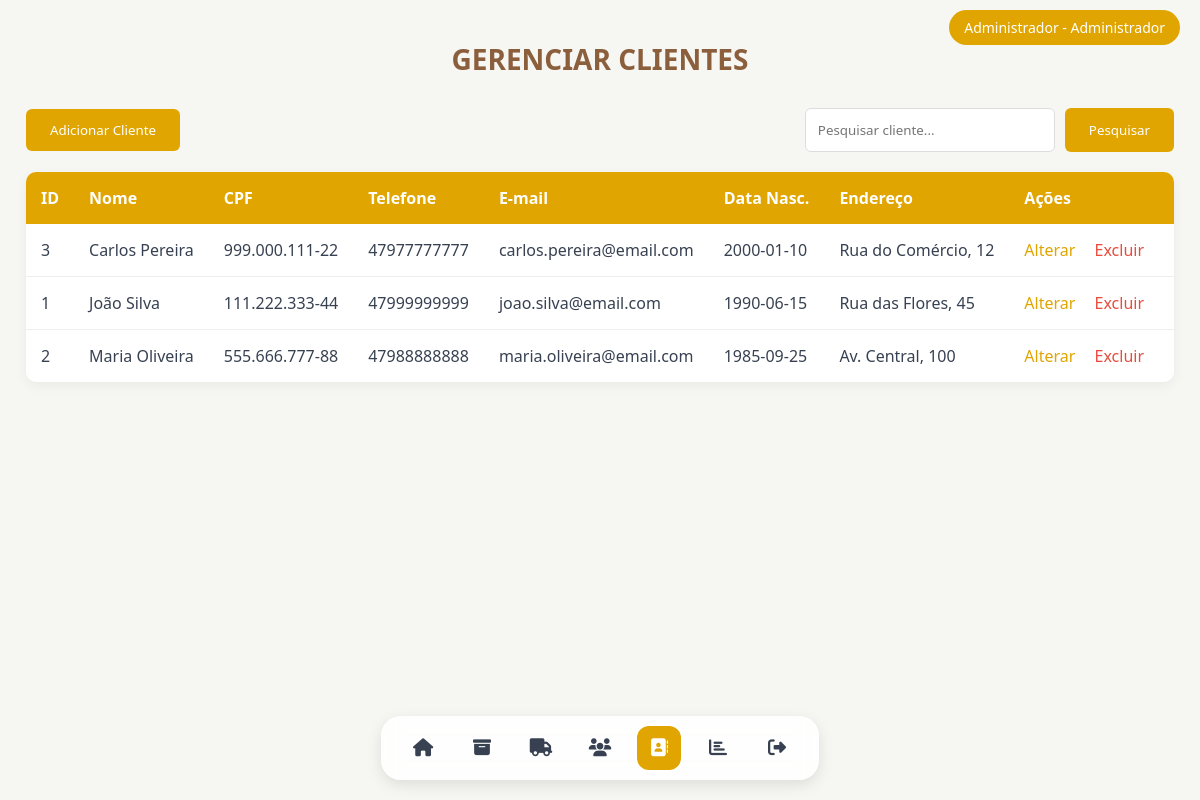
The page /TELAS/TELA_GERENCIAR_CLIENTES.php (signed in) on the database as committed earlier.
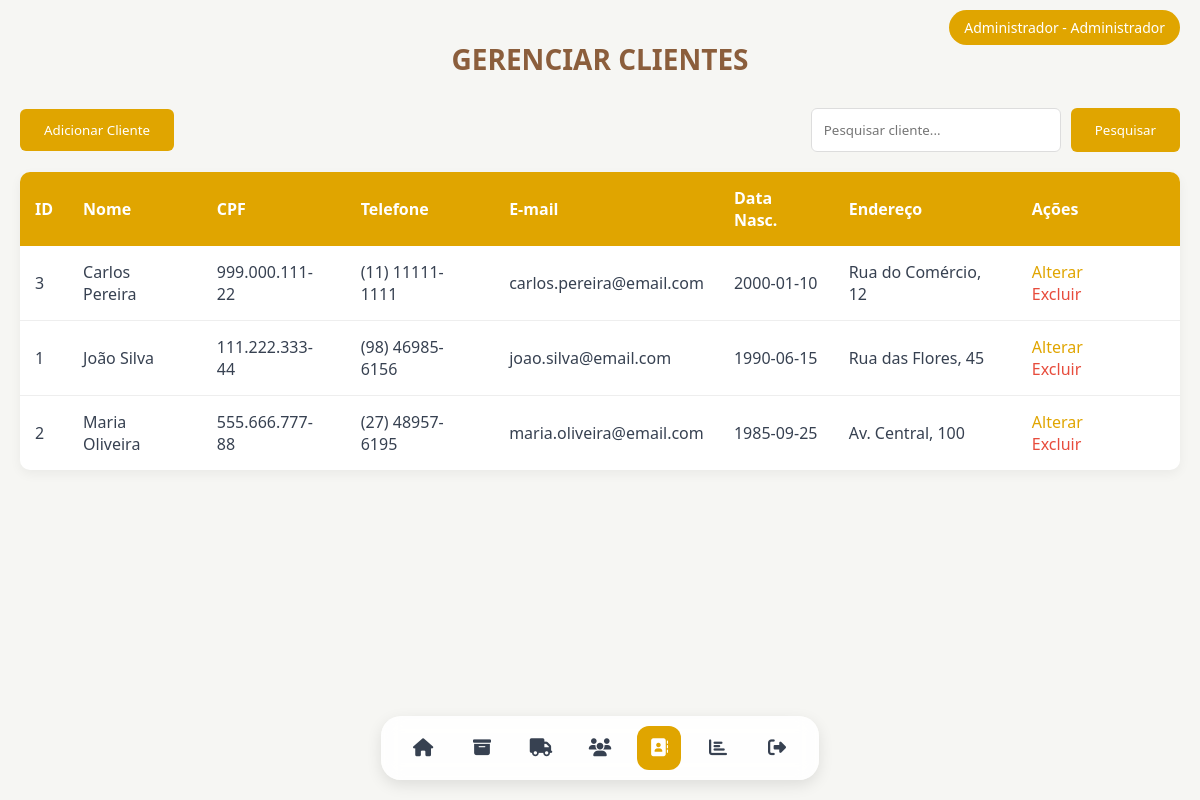
The same page on the database as committed later.
### tables this page shows
CREATE TABLE `cliente` (
  `id_cliente` int(11) NOT NULL,
  `Nome` varchar(150) NOT NULL,
  `CPF` varchar(14) NOT NULL,
  `Telefone` varchar(20) DEFAULT NULL,
  `Email` varchar(100) DEFAULT NULL,
  `Data_nascimento` date DEFAULT NULL,
  `Endereco` varchar(255) DEFAULT NULL
);

### TELAS/TELA_GERENCIAR_CLIENTES.php (the view, shortened to what this page needs)
<?php
include('../conexao.php');
function buscarClientes($pdo, $termo = null) {
    $sql = "SELECT * FROM cliente WHERE 1=1";
    $sql .= " ORDER BY Nome ASC";
    $stmt = $pdo->prepare($sql);
    $stmt->execute();
    return $stmt->fetchAll(PDO::FETCH_ASSOC);
}
$clientes = isset($_POST['busca']) ? buscarClientes($pdo, $_POST['busca']) : buscarClientes($pdo);
?>
<!DOCTYPE html>
<html lang="pt-br">
<head>
    <link rel="stylesheet" href="../ESTILOS/ESTILO_GERAL.css">
    <link rel="stylesheet" href="../ESTILOS/ESTILO_GERENCIAR_CLIENTES.css">
</head>
<body>
    <?php include("MENU.php"); ?>
    <main>
        <h1>GERENCIAR CLIENTES</h1>
        <div class="ops_cli">
            <button id="btnAdicionar" onclick="abrirModal('modalAdicionar')">Adicionar Cliente</button>
            <form action="TELA_GERENCIAR_CLIENTES.php" method="POST">
                <input type="text" name="busca" id="busca" placeholder="Pesquisar cliente...">
                <button type="submit">Pesquisar</button>
            </form>
        </div>
        <div class="tabela_cli">
            <?php if (!empty($clientes)): ?>
                <table class="table">
                    <thead>
                        <tr>
                            <th>ID</th>
                            <th>Nome</th>
                            <th>CPF</th>
                            <th>Telefone</th>
                            <th>E-mail</th>
                            <th>Data Nasc.</th>
                            <th>Endereço</th>
                            <th>Ações</th>
                        </tr>
                    </thead>
                    <tbody>
                        <?php foreach ($clientes as $cliente): ?>
                            <tr>
                                <td><?= htmlspecialchars($cliente['id_cliente']) ?></td>
                                <td><?= htmlspecialchars($cliente['Nome']) ?></td>
                                <td><?= htmlspecialchars($cliente['CPF']) ?></td>
                                <td><?= htmlspecialchars($cliente['Telefone']) ?></td>
                                <td><?= htmlspecialchars($cliente['Email']) ?></td>
                                <td><?= htmlspecialchars($cliente['Data_nascimento']) ?></td>
                                <td><?= htmlspecialchars($cliente['Endereco']) ?></td>
                                <td>
                                    <a href="TELA_GERENCIAR_CLIENTES.php?editar=<?= htmlspecialchars($cliente['id_cliente']) ?>">Alterar</a>
                                    <a href="TELA_GERENCIAR_CLIENTES.php?excluir=<?= htmlspecialchars($cliente['id_cliente']) ?>"
                                       class="excluir"
                                       onclick="return confirm('Tem certeza que deseja excluir este cliente?')">Excluir</a>
                                </td>
                            </tr>
                        <?php endforeach; ?>
                    </tbody>
                </table>
            <?php else: ?>
                <p>Nenhum cliente encontrado</p>
            <?php endif; ?>
        </div>
    </main>
</body>
</html>

Rows that differ between the two databases and show on the page:
changed cliente "Carlos Pereira": Telefone "47977777777" → "(11) 11111-1111"
changed cliente "João Silva": Telefone "47999999999" → "(98) 46985-6156"
changed cliente "Maria Oliveira": Telefone "47988888888" → "(27) 48957-6195"
